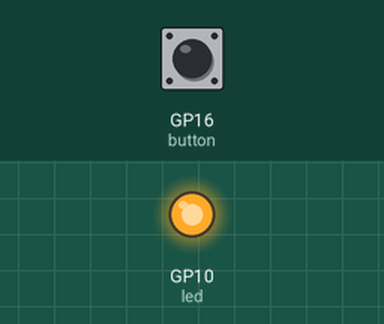
Recording of a program running on a simulated Raspberry Pi Pico running MicroPython. Shown: output pins drawn as LEDs (lit = HIGH). The inputs (shaded band) are chosen by the test bench; at power-on: GP16 (button) LOW. Random numbers come from a fixed seed; what the program prints to the serial console is not drawn.

Above: at 0.1 s.
At 7.0 s:
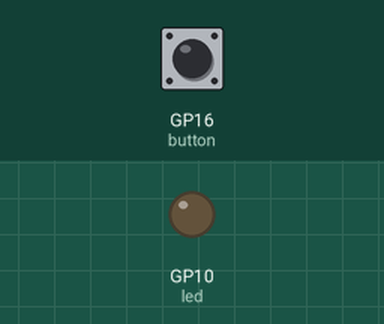
7.1 s: GP16 (button) pulled HIGH for 0.15 s
Timing chart, 0 to 10.1 s (numbered marks = the images above; inputs shaded):
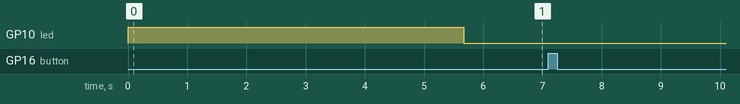

Measured:
- after the input at 7.1 s, every drawn part: stays the same

The program:

reaction_game.py
```python
import machine
import utime
import urandom

pressed = False
led = machine.Pin(10, machine.Pin.OUT)
button = machine.Pin(16, machine.Pin.IN, machine.Pin.PULL_DOWN)

def button_handler(pin):
    global pressed
    if not pressed:
        pressed = True
        time_reaction = utime.ticks_diff(utime.ticks_ms(), time_start)
        print("Your reaction time was " + str(time_reaction) + " milliseconds! ")
        print("Nice time, congratulation!")

led.value(1)
utime.sleep(urandom.uniform(5, 10))
led.value(0)

time_start = utime.ticks_ms()

button.irq(trigger = machine.Pin.IRQ_RISING, handler = button_handler)
```
